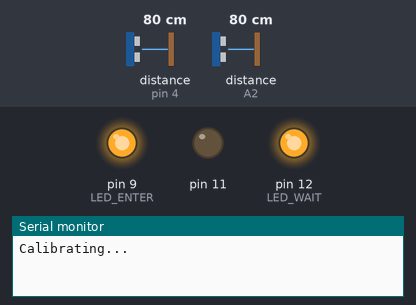
A sketch run on a simulated Arduino Uno, built with avr-gcc and run on an emulated ATmega328P. Shown: output pins drawn as LEDs (lit = HIGH), the last lines printed to the serial monitor. The test bench sets the inputs (shaded band); at power-on: distance to the obstacle (sensors on pin 4, A2) 80 cm. The echo pulse lasts 58.3 µs per cm; pins used as bus, display or sensor lines are not drawn.

Above: at 0.1 s.
At 2.2 s:
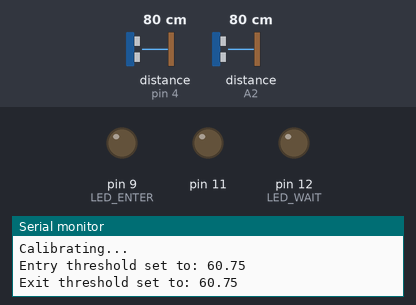
At 4.3 s:
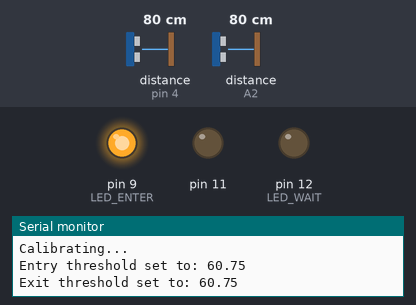
4.4 s: distance to the obstacle (sensor on pin 4) set to 2 cm
Timing chart, 0 to 7.4 s (numbered marks = the images above; inputs shaded):
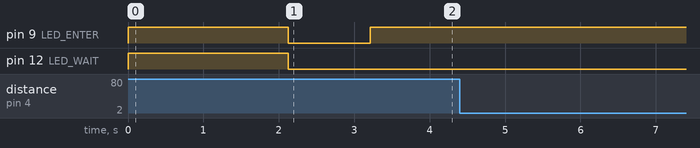

The sketch:

2_way_counter.ino
```cpp
//This code is for a counter to be placed in a shop entrance with separate entry and exit channels

#include <NewPing.h>
//Defining where the components are attached
int TRIG_IN = A1;
int TRIG_OUT = 3;
int ECHO_IN = A2;
int ECHO_OUT = 4;
int LED_WAIT = 12;
int LED_ENTER = 9;

#define iterations 2 //Number of readings in the calibration stage
#define MAX_DISTANCE 150 // Maximum distance (in cm) for the sensors to try to read.
#define DEFAULT_DISTANCE 45 // Default distance (in cm) is only used if calibration fails.
#define MIN_DISTANCE 15 // Minimum distance (in cm) for calibrated threshold.

float calibrate_in = 0, calibrate_out = 0; // The calibration in the setup() function will set these to appropriate values.
float distance_in, distance_out; // These are the distances (in cm) that each of the Ultrasonic sensors read.
int count = 0, limit = 2; //Occupancy limit should be set here: e.g. for maximum 20 people in the shop set 'limit = 20'.
bool prev_inblocked = false, prev_outblocked = false; //These booleans record whether the entry/exit was blocked on the previous reading of the sensor.

NewPing sonar[2] = {   // Sensor object array.
  NewPing(TRIG_IN, ECHO_IN, MAX_DISTANCE), // Each sensor's trigger pin, echo pin, and max distance to ping.
  NewPing(TRIG_OUT, ECHO_OUT, MAX_DISTANCE)
};

/*
   A quick note that the sonar.ping_cm() function returns 0 (cm) if the object is out of range / nothing is detected.
   We will include a test to remove these erroneous zero readings later.
*/

void setup() {
  Serial.begin(115200); // Open serial monitor at 115200 baud to see ping results.
 pinMode(4, OUTPUT);
 pinMode(3, OUTPUT);
 pinMode(A2, OUTPUT);
pinMode(A1, OUTPUT);
 pinMode(11, OUTPUT);
  digitalWrite(4, HIGH);
 digitalWrite(3, LOW);
 digitalWrite(A2, HIGH);
 digitalWrite(A1, LOW);
 digitalWrite(11, LOW);
  pinMode(LED_WAIT, OUTPUT), pinMode(LED_ENTER, OUTPUT);
  digitalWrite(LED_WAIT, HIGH); digitalWrite(LED_ENTER, HIGH); //Both LEDs are lit to alert user to ongoing calibration.
  Serial.println("Calibrating...");
  delay(1500);
  for (int a = 0; a < iterations; a++) {
    delay(50);
    calibrate_in += sonar[0].ping_cm();
    delay(50);
    calibrate_out += sonar[1].ping_cm();
    delay(200);
  }
  calibrate_in = 0.75 * calibrate_in / iterations; //The threshold is set at 75% of the average of these readings. This should prevent the system counting people if it is knocked.
  calibrate_out = 0.75 * calibrate_out / iterations;

  if (calibrate_in > MAX_DISTANCE || calibrate_in < MIN_DISTANCE) { //If the calibration gave a reading outside of sensible bounds, then the default is used
    calibrate_in = DEFAULT_DISTANCE;
  }
  if (calibrate_out > MAX_DISTANCE || calibrate_out < MIN_DISTANCE) {
    calibrate_out = DEFAULT_DISTANCE;
  }

  Serial.print("Entry threshold set to: ");
  Serial.println(calibrate_in);
  Serial.print("Exit threshold set to: ");
  Serial.println(calibrate_out);
  digitalWrite(LED_WAIT, LOW); digitalWrite(LED_ENTER, LOW); //Both LEDs are off to alert user that calibration has finished.
  delay(1000);
}

void loop() {
  //  Serial.print("Count: ");
  //  Serial.println(count);
  distance_in = sonar[0].ping_cm();
  delay(40); // Wait 40 milliseconds between pings. 29ms should be the shortest delay between pings.
  distance_out = sonar[1].ping_cm();
  delay(40);
  if (distance_in < calibrate_in && distance_in > 0) { // If closer than wall/calibrated object (person is present) && throw out zero readings
    if (prev_inblocked == false) {
      count++; // Increase count by one
      Serial.print("Count: ");
      Serial.println(count);
    }
    prev_inblocked = true;
  } else {
    prev_inblocked = false;
  }
  if (distance_out < calibrate_out && distance_out > 0) {
    if (prev_outblocked == false) {
      count--; // Decrease count by one
      Serial.print("Count: ");
      Serial.println(count);
    }
    prev_outblocked = true;
  } else {
    prev_outblocked = false;
  }
//    //If there are fewer people in the shop than the limit, light is green, else it is red
  if (count < limit) {
    digitalWrite(LED_WAIT, LOW);
    digitalWrite(LED_ENTER, HIGH);
  } else {
    digitalWrite(LED_WAIT, HIGH);
    digitalWrite(LED_ENTER, LOW);
  }
}
```
